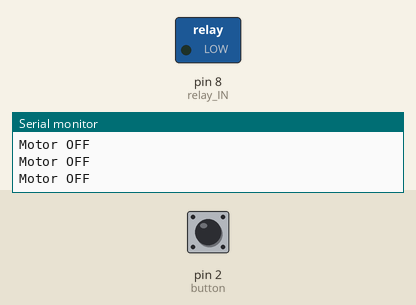
This sketch was run on a simulated Arduino Uno, built with avr-gcc and run on an emulated ATmega328P. On the bench: switched loads named in the sketch (green lamp = pin HIGH), the last lines printed to the serial monitor. The test bench sets the inputs (shaded band); at power-on: pin 2 (button) LOW.

Above: at 1.8 s.
1.9 s: pin 2 (button) pulled HIGH for 0.6 s
At 2.4 s:
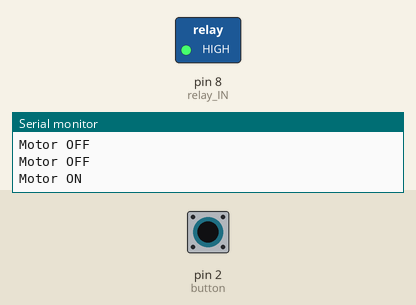
4.0 s: pin 2 (button) pulled HIGH for 3.2 s
At 8.8 s:
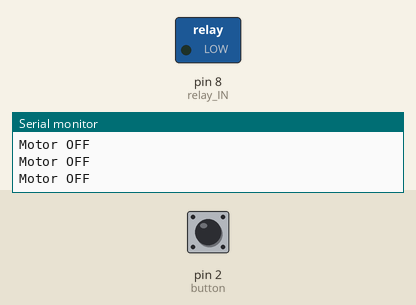
Timing chart, 0 to 10.3 s (numbered marks = the images above; inputs shaded):
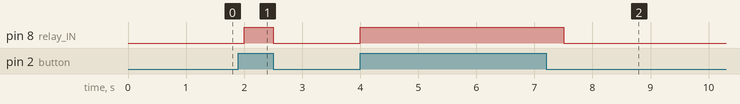

The sketch:

e05_relay.ino
```cpp
void setup() {
  Serial.begin(9600);
  pinMode(2, INPUT);      // button
  pinMode(8, OUTPUT);     // relay IN
}

void loop() {
  int btn = digitalRead(2);
  digitalWrite(8, btn);   // pressed -> relay ON -> motor ON
  Serial.println(btn ? "Motor ON" : "Motor OFF");
  delay(500);
}
```

Measured:
- after the input at 1.9 s, pin 8 (relay_IN): LOW → HIGH after 0.10 s, → LOW 0.50 s later
- after the input at 4.0 s, pin 8 (relay_IN): LOW → HIGH at once, → LOW 3.5 s later
